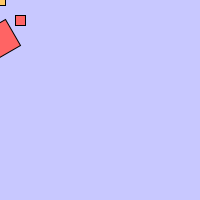
Frame 1 (no input)
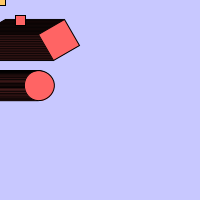
Frame 60 (the mouse pressed at the canvas centre just before this capture)
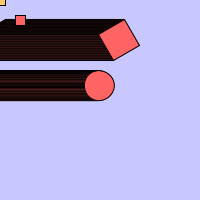
Frame 120 (the mouse held since frame 60 and released just before this capture)

The Processing sketch that drew these frames (run headless with seeded random() and noise(); from frame 60 on, the mouse is pressed at the canvas centre):

// Processing sketch: Objects_PushPop_3D
// ── Objects_PushPop_3D.pde



// This is an example that demonstrates
// how to use Objects/classes
// pushMatrix() and popMatrix()
// and it will also show 3D


// Global Variable

int translateX = 0;


// This function runs once at the beginning
void setup()

{
    size(200, 200);
    background(200, 200, 255);
    
    rectMode(CENTER);
    
    frameRate(5);
  
}


// This function runs as a loop at 30 times per second
void draw()

{
    // Unaffected Rectangle
    fill(255, 100, 100);
    rect(20, 20, 10, 10); // X, Y, W, H
  
  pushMatrix(); // Creates a virtual canvas for implementing transformations
  
    
    translate(translateX, 40);
    rotate(PI/3.0);
    fill(255, 100, 100);
   
    rect(0, 0, 30, 30); // X, Y, W, H
    
    pushMatrix();
      translate(30, 40);
      ellipse(0, 0, 30, 30);
    popMatrix();
    
  popMatrix(); // releases the virtual canvas
  
     // Unaffected Rectangle
    fill(255, 200, 100);
    rect(0, 00, 10, 10); // X, Y, W, H
    
    translateX++;
  
}
